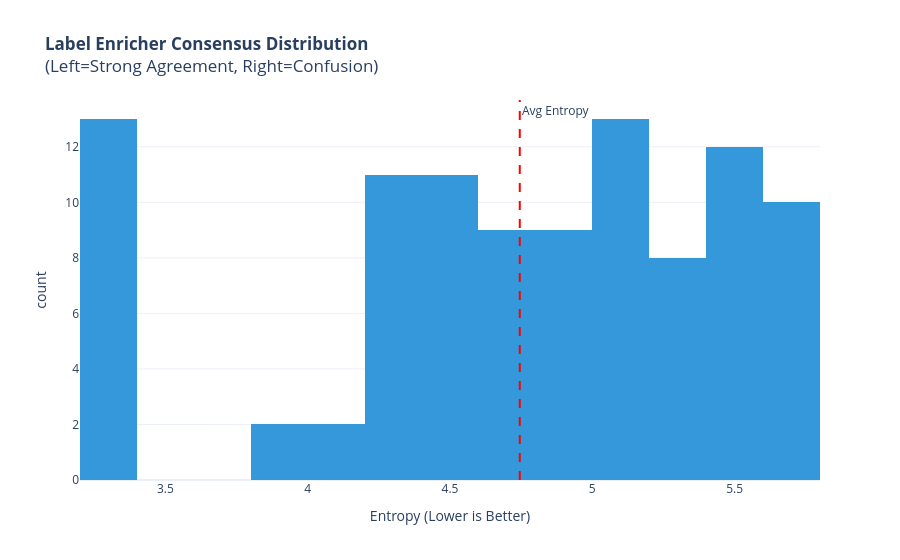
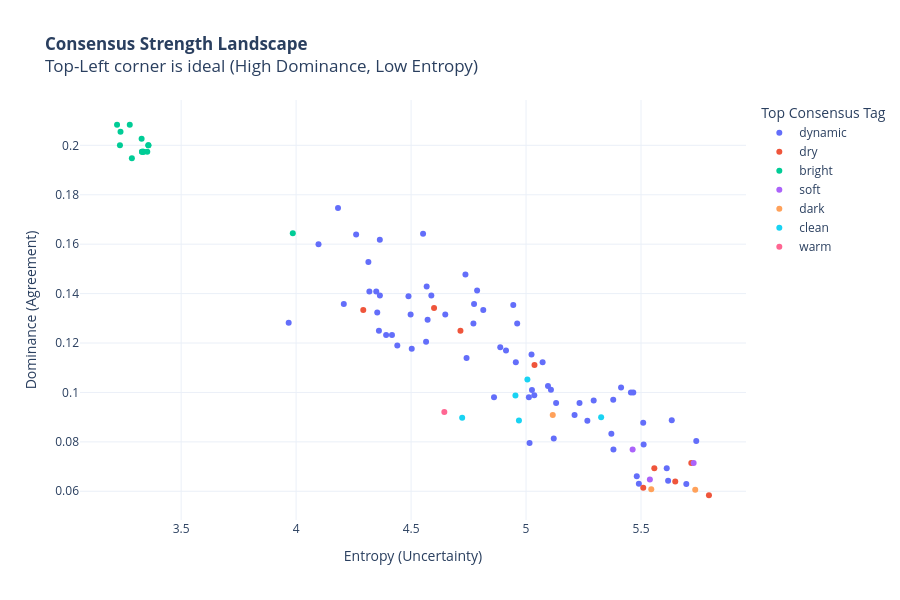

Notebook code cell kept with these figures, in order:
### Markdown cell above
# Valutazione dell'Orchestration Layer Agent Performance:
Label Enricher Consensus Strength: Misura di quanto i vicini recuperati concordano tra loro (entropia dei tag)

### Code cell
import asyncio
import numpy as np
import pandas as pd
import plotly.express as px
import plotly.graph_objects as go
from scipy.stats import entropy
from collections import Counter
from qdrant_client import QdrantClient
import sys
import os

sys.path.append(os.path.abspath("../.."))
from config.settings import settings

# --- CONFIGURAZIONE ---
QDRANT_COLLECTION = settings.QDRANT_ENRICHED_COLLECTION_NAME
TEST_SAMPLES = 100  # Numero di file da testare
K_NEIGHBORS = 15    # Quanti vicini consultare (il "Consiglio dei Saggi")

def calculate_consensus_metrics(tag_list):
    """Calcola entropia e forza del tag dominante."""
    if not tag_list:
        return 0, 0, "None"

    # Frequenza dei tag
    counts = Counter(tag_list)
    total = sum(counts.values())

    # 1. Entropia di Shannon (Incertezza)
    # Più è alta, più c'è disordine. 0 = Tutti i tag sono identici.
    probs = [c / total for c in counts.values()]
    ent = entropy(probs, base=2)

    # 2. Dominance (Percentuale del tag più frequente)
    # Es: Se "Kick" appare 12 volte su 15, dominance = 0.8
    most_common = counts.most_common(1)[0]
    dominance = most_common[1] / total
    top_tag = most_common[0]

    return ent, dominance, top_tag

async def evaluate_consensus_strength():
    print("--- VALUTAZIONE ORCHESTRATION: CONSENSUS STRENGTH ---")
    client = QdrantClient(host=settings.QDRANT_CONNECTION_HOST, port=settings.QDRANT_PORT)

    # 1. Prendiamo un campione di test casuale
    print(f"Recupero {TEST_SAMPLES} campioni casuali...")
    scroll_res, _ = client.scroll(
        collection_name=QDRANT_COLLECTION,
        limit=TEST_SAMPLES,
        with_vectors=["audio_vector"],
        with_payload=True
    )

    results = []

    print("Calcolo consenso sui vicini (Label Enricher Simulation)...")
    for sample in scroll_res:
        query_vec = sample.vector.get("audio_vector") if isinstance(sample.vector, dict) else sample.vector
        if query_vec is None: continue

        fname = sample.payload.get("original_filename", "Unknown")

        # 2. Retrieval dei vicini (Il "Context")
        # Cerchiamo i file acusticamente simili
        neighbors = client.query_points(
            collection_name=QDRANT_COLLECTION,
            query=query_vec,
            using="audio_vector",
            limit=K_NEIGHBORS + 1, # +1 perché il primo è se stesso
            with_payload=True
        )

        # Raccogliamo TUTTI i tag dai vicini (escluso se stesso se presente)
        neighbor_tags = []
        for hit in neighbors.points:
            if hit.id == sample.id: continue # Saltiamo se stesso

            # Uniamo label e ai_tags per avere tutto il contesto semantico
            payload = hit.payload or {}
            tags = payload.get("ai_tags", [])

            # Pulizia e normalizzazione veloce
            clean_tags = [t.lower().strip() for t in tags]
            neighbor_tags.extend(clean_tags)

        # 3. Calcolo Metriche
        ent, dom, top_tag = calculate_consensus_metrics(neighbor_tags)

        results.append({
            "Filename": fname,
            "Entropy (Uncertainty)": ent,
            "Dominance (Agreement)": dom,
            "Top Consensus Tag": top_tag,
            "Neighbor Tags Count": len(neighbor_tags)
        })

    df = pd.DataFrame(results)

    # --- ANALISI VISIVA ---

    # 1. Istogramma dell'Entropia
    # Bassa Entropia = Ottimo (Consenso). Alta Entropia = Confusione.
    fig_hist = px.histogram(
        df, x="Entropy (Uncertainty)",
        nbins=20,
        title=f"<b>Label Enricher Consensus Distribution</b><br>(Left=Strong Agreement, Right=Confusion)",
        color_discrete_sequence=['#3498db'],
        template="plotly_white",
        labels={"Entropy (Uncertainty)": "Entropy (Lower is Better)"}
    )
    fig_hist.add_vline(x=df["Entropy (Uncertainty)"].mean(), line_dash="dash", line_color="red", annotation_text="Avg Entropy")
    fig_hist.show()

    # 2. Scatter Plot: Dominance vs Entropy
    fig_scatter = px.scatter(
        df, x="Entropy (Uncertainty)", y="Dominance (Agreement)",
        color="Top Consensus Tag",
        hover_data=["Filename"],
        title="<b>Consensus Strength Landscape</b><br>Top-Left corner is ideal (High Dominance, Low Entropy)",
        template="plotly_white",
        height=600
    )
    fig_scatter.show()

    # 3. Esempi Concreti (Best vs Worst)
    # Mostriamo cosa significa "Alto Consenso" vs "Basso Consenso"
    print("\n--- ESEMPI DI CONSENSO ---")

    # Best Case (Minima Entropia)
    best_row = df.loc[df["Entropy (Uncertainty)"].idxmin()]
    print(f"✅ BEST CONSENSUS (Entropy: {best_row['Entropy (Uncertainty)']:.2f}):")
    print(f"   File: {best_row['Filename']}")
    print(f"   I vicini concordano al {best_row['Dominance (Agreement)']*100:.1f}% sul tag '{best_row['Top Consensus Tag']}'")

    # Worst Case (Massima Entropia)
    worst_row = df.loc[df["Entropy (Uncertainty)"].idxmax()]
    print(f"\n⚠️ WORST CONSENSUS (Entropy: {worst_row['Entropy (Uncertainty)']:.2f}):")
    print(f"   File: {worst_row['Filename']}")
    print(f"   Il tag più comune è '{worst_row['Top Consensus Tag']}' ma solo al {worst_row['Dominance (Agreement)']*100:.1f}%")

    # Tabella riassuntiva
    print("\n--- STATISTICHE GLOBALI ---")
    stats = pd.DataFrame({
        "Metric": ["Avg Entropy (Lower is better)", "Avg Dominance (Higher is better)"],
        "Value": [df["Entropy (Uncertainty)"].mean(), df["Dominance (Agreement)"].mean()]
    })
    display(stats)

# Esecuzione
# asyncio.run(evaluate_consensus_strength())
await evaluate_consensus_strength()

### Figure 1 — Plotly figure (JSON) as saved in the notebook; plotly's stock layout.template omitted (floating-point values rounded to 4 significant figures)
{"data": [{"bingroup": "x", "hovertemplate": "Entropy (Lower is Better)=%{x}<br>count=%{y}<extra></extra>", "legendgroup": "", "marker": {"color": "#3498db", "pattern": {"shape": ""}}, "name": "", "nbinsx": 20, "orientation": "v", "showlegend": false, "type": "histogram", "x": [4.364, 5.38, 5.012, 5.491, 4.292, 4.814, 5.509, 5.558, 4.771, 4.736, 5.294, 4.391, 4.961, 4.36, 4.956, 4.552, 4.944, 4.353, 4.097, 4.207, 4.6, 4.588, 5.015, 4.503, 5.371, 5.697, 5.719, 4.498, 5.211, 3.986, 5.024, 4.774, 4.261, 5.482, 5.036, 5.729, 3.968, 4.348, 5.463, 5.736, 5.618, 5.649, 4.861, 5.116, 5.072, 5.634, 4.741, 5.108, 5.795, 5.131, 4.954, 5.538, 5.006, 5.037, 5.232, 4.364, 5.51, 5.545, 5.327, 4.913, 5.413, 4.565, 4.568, 4.44, 4.645, 5.612, 5.74, 5.379, 5.511, 4.722, 4.715, 5.095, 4.489, 4.888, 4.182, 4.969, 4.319, 5.026, 4.417, 5.466, 4.787, 5.456, 4.649, 4.572, 5.12, 4.314, 3.358, 3.336, 3.328, 5.267, 3.234, 3.286, 3.358, 3.33, 3.336, 3.353, 3.33, 3.221, 3.277, 3.236], "xaxis": "x", "yaxis": "y"}], "layout": {"annotations": [{"showarrow": false, "text": "Avg Entropy", "x": 4.745, "xanchor": "left", "xref": "x", "y": 1, "yanchor": "top", "yref": "y domain"}], "barmode": "relative", "legend": {"tracegroupgap": 0}, "shapes": [{"line": {"color": "red", "dash": "dash"}, "type": "line", "x0": 4.745, "x1": 4.745, "xref": "x", "y0": 0, "y1": 1, "yref": "y domain"}], "title": {"text": "<b>Label Enricher Consensus Distribution</b><br>(Left=Strong Agreement, Right=Confusion)"}, "xaxis": {"anchor": "y", "domain": [0, 1], "title": {"text": "Entropy (Lower is Better)"}}, "yaxis": {"anchor": "x", "domain": [0, 1], "title": {"text": "count"}}}}

### Figure 2 — Plotly figure (JSON) as saved in the notebook; plotly's stock layout.template omitted (floating-point values rounded to 4 significant figures)
{"data": [{"customdata": [["sidechained-bass-sharp-sustain.mp3"], ["talentinho-type-stacked-bass-hit.mp3"], ["jugg-trap-bass-boomy.mp3"], ["cosmic-acid-wobble-bass-shot.mp3"], ["weird-808-yona-bass.mp3"], ["filtered-bass.mp3"], ["bass-808-hit-boomy-buzz-decay.mp3"], ["warm-bass-808-dark-shot.mp3"], ["bass-808-hit-short-low-punch.mp3"], ["analog-fm-bass-sustained-shot.mp3"], ["deep-dark-sliding-bass.mp3"], ["cosmic-wobble-dark-analog-drive.mp3"], ["silent-808-bass.mp3"], ["bass-one-shot-808-low-boomy-rocky.mp3"], ["dance-bassline.mp3"], ["organ-bass-cool-pulsing-melody.mp3"], ["periord-heavy-bass-progression.mp3"], ["synth-bass-progression-sharp-metallic-bounces.mp3"], ["spinz-808-bass-buzzy-decay.mp3"], ["riddim-vocal-bass-fx.mp3"], ["phonk-metallic-bass-pluck.mp3"], ["keytranada-type-shot-bass-long-release-fat.mp3"], ["prophet-bass-fat.mp3"], ["bouncy-wet-303-style-acid-bass-line.mp3"], ["keytranada-type-shot-bass-dry.mp3"], ["dark-shot-bamboo-bass.mp3"], ["keytranada-type-shot-bass-low.mp3"], ["saw-reese-bass-darkness.mp3"], ["keytranada-type-shot-bass-steady-boom.mp3"], ["metalshade-bamboo-bass-shot.mp3"], ["high-acid-bass-line.mp3"], ["keytranada-type-shot-bass-vibrato-vivid.mp3"], ["deep-synth-reese.mp3"], ["soft-crushed-808-shot.mp3"], ["flush-808-bass.mp3"], ["soft-bounce-slap-house-bass-line.mp3"], ["hard-trap-type-808-bear.mp3"], ["echo-plucked-techno-bass-bounce.mp3"], ["gloomy-reese-bass-deep-low-progression.mp3"], ["jungle-muffled-decaying-bass-note.mp3"], ["reese-bass-deep-house-gloomy-bass-line.mp3"], ["electro-bounce-rumble.mp3"], ["electro-fury-bassline-d-140.mp3"], ["vintage-buzzy-bass.mp3"], ["playful-square-synthwave-bass.mp3"], ["whimsical-bouncy-bass-bot-bloop.mp3"], ["analog-bass-blues.mp3"], ["riddimtron-bassquake.mp3"], ["funky-80-s-bassline.mp3"], ["drum-bass-hard-synth-bass-line.mp3"], ["cr7-siu-phonk-mix.mp3"], ["boisterous-bassquake-riddim-shot.mp3"], ["electro-funk-rumble.mp3"], ["analog-aggro-pulse.mp3"], ["wicked-vibe-bass-surge.mp3"], ["riddim-fury-bass-d.mp3"], ["bass-phonk-compressed-suspense-sustain.mp3"], ["sustained-pulsating-dubstep-bass-loop.mp3"], ["riddim-quake-analog-inferno.mp3"], ["neuro-phonk-hard-lead-melody.mp3"], ["punchy-mixed-trap-beat-back-to-the-future.mp3"], ["riddim-rage-digital-thunder.mp3"], ["dripreport-type-synth-flute-808-bass.mp3"], ["spinz-808-airy.mp3"], ["bass-hardgroove-analog-electro-loop.mp3"]], "hovertemplate": "Top Consensus Tag=dynamic<br>Entropy (Uncertainty)=%{x}<br>Dominance (Agreement)=%{y}<br>Filename=%{customdata[0]}<extra></extra>", "legendgroup": "dynamic", "marker": {"color": "#636efa", "symbol": "circle"}, "mode": "markers", "name": "dynamic", "orientation": "v", "showlegend": true, "type": "scatter", "x": [4.364, 5.38, 5.012, 5.491, 4.814, 5.509, 4.771, 4.736, 5.294, 4.391, 4.961, 4.36, 4.956, 4.552, 4.944, 4.353, 4.097, 4.207, 4.588, 5.015, 4.503, 5.371, 5.697, 4.498, 5.211, 5.024, 4.774, 4.261, 5.482, 5.036, 3.968, 4.348, 5.618, 4.861, 5.072, 5.634, 4.741, 5.108, 5.131, 5.232, 4.364, 4.913, 5.413, 4.565, 4.568, 4.44, 5.612, 5.74, 5.379, 5.511, 5.095, 4.489, 4.888, 4.182, 4.319, 5.026, 4.417, 5.466, 4.787, 5.456, 4.649, 4.572, 5.12, 4.314, 5.267], "xaxis": "x", "y": [0.1392, 0.07692, 0.09804, 0.06306, 0.1333, 0.08772, 0.1279, 0.1477, 0.09677, 0.1233, 0.1279, 0.125, 0.1122, 0.1642, 0.1354, 0.1324, 0.16, 0.1358, 0.1392, 0.07955, 0.1176, 0.08333, 0.06299, 0.1316, 0.09091, 0.1154, 0.1358, 0.1639, 0.06604, 0.0989, 0.1282, 0.1408, 0.06422, 0.09804, 0.1122, 0.08871, 0.1139, 0.1011, 0.09574, 0.09574, 0.1618, 0.117, 0.102, 0.1205, 0.1429, 0.119, 0.06931, 0.08036, 0.09709, 0.07895, 0.1026, 0.1389, 0.1183, 0.1746, 0.1408, 0.101, 0.1233, 0.1, 0.1413, 0.1, 0.1316, 0.1294, 0.0814, 0.1528, 0.0885], "yaxis": "y"}, {"customdata": [["punch-808-girls-bass.mp3"], ["beyo-bass-weird-hit.mp3"], ["dark-bass-pad-melody.mp3"], ["oldschool-type-bamboo-bass.mp3"], ["low-sustained-synth-bass.mp3"], ["dark-boom-analog-bass-pulse.mp3"], ["organ-bass-korg-m1-melody.mp3"], ["steel-deep-pulse.mp3"], ["lo-fi-r-b-dream-glide.mp3"]], "hovertemplate": "Top Consensus Tag=dry<br>Entropy (Uncertainty)=%{x}<br>Dominance (Agreement)=%{y}<br>Filename=%{customdata[0]}<extra></extra>", "legendgroup": "dry", "marker": {"color": "#EF553B", "symbol": "circle"}, "mode": "markers", "name": "dry", "orientation": "v", "showlegend": true, "type": "scatter", "x": [4.292, 5.558, 4.6, 5.719, 5.649, 5.795, 5.037, 5.51, 4.715], "xaxis": "x", "y": [0.1333, 0.06931, 0.1341, 0.07143, 0.064, 0.05839, 0.1111, 0.0614, 0.125], "yaxis": "y"}, {"customdata": [["unprocessed-303-style-saw-bass-with-envelope.mp3"], ["acid-bass-sequence-gliding.mp3"], ["acid-bass-sequence-high-resonance.mp3"], ["acid-bass-sequence-positive.mp3"], ["acid-bass-sequence-steps.mp3"], ["acid-bass-sequence-jazzy.mp3"], ["acid-bass-sequence-blue.mp3"], ["acid-bass-sequence-futuristic.mp3"], ["acid-bass-sequence-jazzy-rhytm.mp3"], ["acid-bass-sequence-industrial.mp3"], ["acid-bass-sequence-octane.mp3"], ["acid-bass-sequence-shuffle.mp3"], ["acid-bass-sequence-12-steps.mp3"], ["acid-bass-sequence-high-speed.mp3"]], "hovertemplate": "Top Consensus Tag=bright<br>Entropy (Uncertainty)=%{x}<br>Dominance (Agreement)=%{y}<br>Filename=%{customdata[0]}<extra></extra>", "legendgroup": "bright", "marker": {"color": "#00cc96", "symbol": "circle"}, "mode": "markers", "name": "bright", "orientation": "v", "showlegend": true, "type": "scatter", "x": [3.986, 3.358, 3.336, 3.328, 3.234, 3.286, 3.358, 3.33, 3.336, 3.353, 3.33, 3.221, 3.277, 3.236], "xaxis": "x", "y": [0.1644, 0.2, 0.1974, 0.2027, 0.2, 0.1948, 0.2, 0.1974, 0.1974, 0.1974, 0.1974, 0.2083, 0.2083, 0.2055], "yaxis": "y"}, {"customdata": [["keytranada-type-shot-bass-long.mp3"], ["crystal-castles-crimewave-bass.mp3"], ["together-bass-line.mp3"]], "hovertemplate": "Top Consensus Tag=soft<br>Entropy (Uncertainty)=%{x}<br>Dominance (Agreement)=%{y}<br>Filename=%{customdata[0]}<extra></extra>", "legendgroup": "soft", "marker": {"color": "#ab63fa", "symbol": "circle"}, "mode": "markers", "name": "soft", "orientation": "v", "showlegend": true, "type": "scatter", "x": [5.729, 5.463, 5.538], "xaxis": "x", "y": [0.07143, 0.07692, 0.06481], "yaxis": "y"}, {"customdata": [["soft-plucked-bass-shot.mp3"], ["soft-bass-pluck-muffled.mp3"], ["bass-shot-rubber-band.mp3"]], "hovertemplate": "Top Consensus Tag=dark<br>Entropy (Uncertainty)=%{x}<br>Dominance (Agreement)=%{y}<br>Filename=%{customdata[0]}<extra></extra>", "legendgroup": "dark", "marker": {"color": "#FFA15A", "symbol": "circle"}, "mode": "markers", "name": "dark", "orientation": "v", "showlegend": true, "type": "scatter", "x": [5.736, 5.116, 5.545], "xaxis": "x", "y": [0.06061, 0.09091, 0.06087], "yaxis": "y"}, {"customdata": [["uk-garage-soft-bassline.mp3"], ["psycotropic-rave-bass-stab.mp3"], ["west-pest-bass-melody.mp3"], ["brazilian-funk-dark-shot.mp3"], ["roland-tb303-type-arp.mp3"]], "hovertemplate": "Top Consensus Tag=clean<br>Entropy (Uncertainty)=%{x}<br>Dominance (Agreement)=%{y}<br>Filename=%{customdata[0]}<extra></extra>", "legendgroup": "clean", "marker": {"color": "#19d3f3", "symbol": "circle"}, "mode": "markers", "name": "clean", "orientation": "v", "showlegend": true, "type": "scatter", "x": [4.954, 5.006, 5.327, 4.722, 4.969], "xaxis": "x", "y": [0.09877, 0.1053, 0.09, 0.08974, 0.08861], "yaxis": "y"}, {"customdata": [["riddim-rage-boomy-wobble.mp3"]], "hovertemplate": "Top Consensus Tag=warm<br>Entropy (Uncertainty)=%{x}<br>Dominance (Agreement)=%{y}<br>Filename=%{customdata[0]}<extra></extra>", "legendgroup": "warm", "marker": {"color": "#FF6692", "symbol": "circle"}, "mode": "markers", "name": "warm", "orientation": "v", "showlegend": true, "type": "scatter", "x": [4.645], "xaxis": "x", "y": [0.09211], "yaxis": "y"}], "layout": {"height": 600, "legend": {"title": {"text": "Top Consensus Tag"}, "tracegroupgap": 0}, "title": {"text": "<b>Consensus Strength Landscape</b><br>Top-Left corner is ideal (High Dominance, Low Entropy)"}, "xaxis": {"anchor": "y", "domain": [0, 1], "title": {"text": "Entropy (Uncertainty)"}}, "yaxis": {"anchor": "x", "domain": [0, 1], "title": {"text": "Dominance (Agreement)"}}}}
